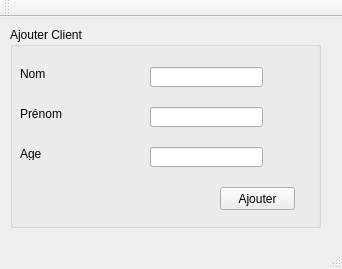
<?xml version="1.0" encoding="UTF-8"?>
<ui version="4.0">
 <class>MainWindow</class>
 <widget class="QMainWindow" name="MainWindow">
  <property name="geometry">
   <rect>
    <x>0</x>
    <y>0</y>
    <width>342</width>
    <height>269</height>
   </rect>
  </property>
  <property name="windowTitle">
   <string>Gestion des Clients</string>
  </property>
  <widget class="QWidget" name="centralWidget">
   <widget class="QGroupBox" name="groupBox">
    <property name="geometry">
     <rect>
      <x>10</x>
      <y>10</y>
      <width>311</width>
      <height>201</height>
     </rect>
    </property>
    <property name="title">
     <string>Ajouter Client</string>
    </property>
    <widget class="QLabel" name="label">
     <property name="geometry">
      <rect>
       <x>10</x>
       <y>40</y>
       <width>47</width>
       <height>13</height>
      </rect>
     </property>
     <property name="text">
      <string>Nom</string>
     </property>
    </widget>
    <widget class="QLabel" name="label_2">
     <property name="geometry">
      <rect>
       <x>10</x>
       <y>80</y>
       <width>47</width>
       <height>13</height>
      </rect>
     </property>
     <property name="text">
      <string>Prénom</string>
     </property>
    </widget>
    <widget class="QLabel" name="label_3">
     <property name="geometry">
      <rect>
       <x>10</x>
       <y>120</y>
       <width>47</width>
       <height>13</height>
      </rect>
     </property>
     <property name="text">
      <string>Age</string>
     </property>
    </widget>
    <widget class="QLineEdit" name="lineEdit">
     <property name="geometry">
      <rect>
       <x>140</x>
       <y>40</y>
       <width>113</width>
       <height>20</height>
      </rect>
     </property>
    </widget>
    <widget class="QLineEdit" name="lineEdit_2">
     <property name="geometry">
      <rect>
       <x>140</x>
       <y>80</y>
       <width>113</width>
       <height>20</height>
      </rect>
     </property>
    </widget>
    <widget class="QLineEdit" name="lineEdit_3">
     <property name="geometry">
      <rect>
       <x>140</x>
       <y>120</y>
       <width>113</width>
       <height>20</height>
      </rect>
     </property>
    </widget>
    <widget class="QPushButton" name="pushButton">
     <property name="geometry">
      <rect>
       <x>210</x>
       <y>160</y>
       <width>75</width>
       <height>23</height>
      </rect>
     </property>
     <property name="text">
      <string>Ajouter</string>
     </property>
    </widget>
   </widget>
  </widget>
  <widget class="QMenuBar" name="menuBar">
   <property name="geometry">
    <rect>
     <x>0</x>
     <y>0</y>
     <width>342</width>
     <height>22</height>
    </rect>
   </property>
  </widget>
  <widget class="QToolBar" name="mainToolBar">
   <attribute name="toolBarArea">
    <enum>TopToolBarArea</enum>
   </attribute>
   <attribute name="toolBarBreak">
    <bool>false</bool>
   </attribute>
  </widget>
  <widget class="QStatusBar" name="statusBar"/>
 </widget>
 <layoutdefault spacing="6" margin="11"/>
 <resources/>
 <connections/>
</ui>
